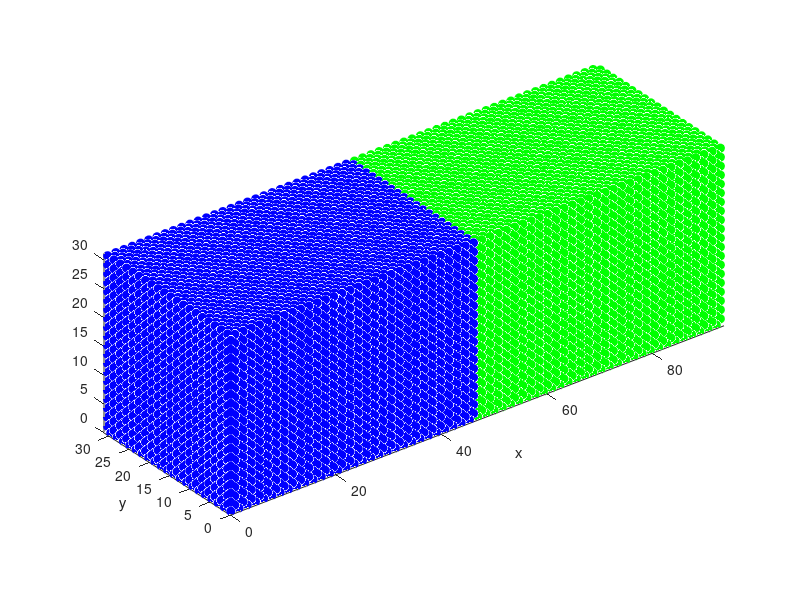

Reproduce this figure in MATLAB. (Note: this script raises an error after producing the figure.)
% Create a solid-liquid-solid system
clear
filetowrite='121015g_sls.dat';
% mode='bulk';
mode='interface';

pbc=1;

ML=1;
MR=1;


alatt=1.56; % Lattice constant in units of sigma for solid argon at 0 K
%alatt=1.56;
% a=1; % Lattice constant in units of sigma for solid argon at 40 K
%alatt=1.579; % Multiplier for final multiplication of coordinates and box sizes
sigma=3.4; % Solid argon
%a=1; 

b1=[0,0,0];
b2=alatt*0.5*[0,1,1];
b3=alatt*0.5*[1,0,1];
b4=alatt*0.5*[1,1,0];

%b1=0; % The single atom

% The basis vectors of the cubic unit cell
xlatt=alatt;
ylatt=alatt;
zlatt=alatt;

% How many unit cells (each containing 8 atoms since we employ an
% orthogonal basis) are included for each bulk
%Nx=40;
Nx=30;
Ny=20;%Ny=1;
Nz=Ny;%Nz=1;

Ly=Ny*ylatt;
Lz=Nz*zlatt;

% Lengths of the bulk parts
L_bulk=Nx*xlatt;
L_spare=alatt/2-alatt/4-alatt/4;

% Length of the liquid part
% L_liquid=Nx*alatt;
L_liquid=0*alatt;
%L_liquid=0;
% Volume of liquid atoms
V_liquid=L_liquid*Ly*Lz;
% Liquid density
rho=0.7; % http://dx.doi.org/10.1016/j.ijheatmasstransfer.2006.03.005
% Number of particles
N_liquid=round(rho*V_liquid);
% N_liquid=0;

% Length of the total system
Lx=L_bulk+L_liquid+L_bulk+2*L_spare;
% Number of atoms in each bulk
N_bulk=4*Nx*Ny*Nz;

N=2*N_bulk+N_liquid;

% Atom positions
catom=zeros(N,3);
type=zeros(N,1);

%kmask=zeros(4*Nx*Ny*Nz,2);

lask=0;
lask2=1;

kmask=zeros(N,2);

for i=1:Nx
    for j=1:Ny
        for k=1:Nz
            lask=lask+1;
            %clatt(lask,:)=i*a1+j*a2+k*a3;
            clatt=(i-1)*[xlatt,0,0]+(j-1)*[0,ylatt,0]+(k-1)*[0,0,zlatt];
            % First bulk
            catom(lask2,:)=clatt+b1;
            catom(lask2+1,:)=clatt+b2;
            catom(lask2+2,:)=clatt+b3;
            catom(lask2+3,:)=clatt+b4;
            type(lask2:lask2+3)=1;
            kmask(lask2:lask2+3,:)=repmat([j,k],4,1);
            % Second bulk
            Lshift=L_bulk+L_liquid+2*L_spare;
            catom(lask2+N_bulk+N_liquid,:)=[clatt(1)+Lshift,clatt(2),clatt(3)]+b1;
            catom(lask2+1+N_bulk+N_liquid,:)=[clatt(1)+Lshift,clatt(2),clatt(3)]+b2;
            catom(lask2+2+N_bulk+N_liquid,:)=[clatt(1)+Lshift,clatt(2),clatt(3)]+b3;
            catom(lask2+3+N_bulk+N_liquid,:)=[clatt(1)+Lshift,clatt(2),clatt(3)]+b4;
            type((lask2+N_bulk+N_liquid):(lask2+3+N_bulk+N_liquid))=3;
            lask2=lask2+4;
            
        end
    end
end

% Create the liquid atoms by random positioning
c_liquid=[rand(N_liquid,1)*L_liquid+L_bulk-xlatt/4+L_spare,rand(N_liquid,1)*Ly,rand(N_liquid,1)*Lz];

catom((N_bulk+1):(N_bulk+N_liquid),:)=c_liquid;
type((N_bulk+1):(N_bulk+N_liquid))=2;

% Some shifts of positions
catom(:,1)=catom(:,1)+xlatt/4;
catom(:,2)=catom(:,2)+ylatt/4;
%zdiff=c-(.5+u)*a3(3);
catom(:,3)=catom(:,3)+zlatt/4;
% N=size(catom,1);


figure(2222);clf;
set(gca,'fontsize',24)
%plot3(catom(inds1,1),catom(inds1,2),catom(inds1,3),'bo','markerfacecolor','b');
scale=1;
plot3(catom(type==1,1)*scale,catom(type==1,2)*scale,catom(type==1,3)*scale,'bo','markerfacecolor','b');
hold on
plot3(catom(type==2,1)*scale,catom(type==2,2)*scale,catom(type==2,3)*scale,'ro','markerfacecolor','r');
plot3(catom(type==3,1)*scale,catom(type==3,2)*scale,catom(type==3,3)*scale,'go','markerfacecolor','g');
%plot3(clatt(1:end,1),clatt(1:1:end,2),clatt(1:end,3),'bo','markerfacecolor','b');
%hold on
%plot3(catom(inds2,1),catom(inds2,2),catom(inds2,3),'ro','markerfacecolor','r')
axis equal
set(gca,'xlim',[0,Lx]*scale)
set(gca,'ylim',[0,Ly]*scale)
set(gca,'zlim',[0,Lz]*scale)
xlabel('x')
ylabel('y')
% return

fprintf('System contains %d atoms.\n',N);
fprintf('rho=%.2f, L_liq=%.2f.\n',rho,L_liquid);
N_latt=N;

tags=type;

% Start writing to file
% filepath='/proj/quantum-data/Kimmo/lammps/liquid-solid/';
filepath='/wrk/ksaaskil/lammps/liquid-solid/';

filename=strcat(filepath,filetowrite);
fid=fopen(filename,'w');

% The initializations
header=sprintf('# This is the fcc solid/liquid interface, rho=%.2f, L_liq=%.2f.\n',rho,L_liquid);
fprintf(fid,header);
fprintf(fid,'%d atoms\n',N);
fprintf(fid,'%d atom types\n',max(tags));
fprintf(fid,'\n');

% Box dimensions

% Additional box for safety, if no periodic boundary conditions are applied

if ~pbc
    boxedges=1;
else
    boxedges=0;
end

fprintf(fid,'%.2f %.2f xlo xhi\n',0,Lx);
fprintf(fid,'%.2f %.2f ylo yhi\n',-boxedges,Ly+boxedges);
fprintf(fid,'%.2f %.2f zlo zhi\n',-boxedges,Lz+boxedges);
fprintf(fid,'\n');

% The atom masses
fprintf(fid,'Masses\n\n');
M=ones(max(tags),1);

for i=1:max(tags)
    fprintf(fid,'%d %.3f\n',i,M(i));
end 
fprintf(fid,'\n');

% Write the atom coordinates and types
fprintf(fid,'Atoms\n\n');

for i=1:N
   fprintf(fid,'%d %d %.5f %.5f %.5f\n',i,tags(i),catom(i,1),catom(i,2),catom(i,3));
end
fprintf(fid,'\n');

fclose(fid);

fprintf('Wrote to file %s.\n',filename);

return
%%
% Start writing to file
% filepath='~/Documents/koodit/lammps/';

filename=strcat(filepath,filetowrite,'.kmask');
fid=fopen(filename,'w');

% The initializations

fprintf(fid,'# This is the wavevector mask file. id, kx, ky.');
fprintf(fid,'\n');

% Box dimensions

% Additional box for safety, if no periodic boundary conditions are applied

% For the two first unit cells
for i=1:8*Ny*Nz
    if tags(i)==1
        fprintf(fid,'%d %d %d',i,kmask(i,1),kmask(i,2));
        fprintf(fid,'\n');
    end
end

fclose(fid);

fprintf('Wrote to file %s.\n',filename);